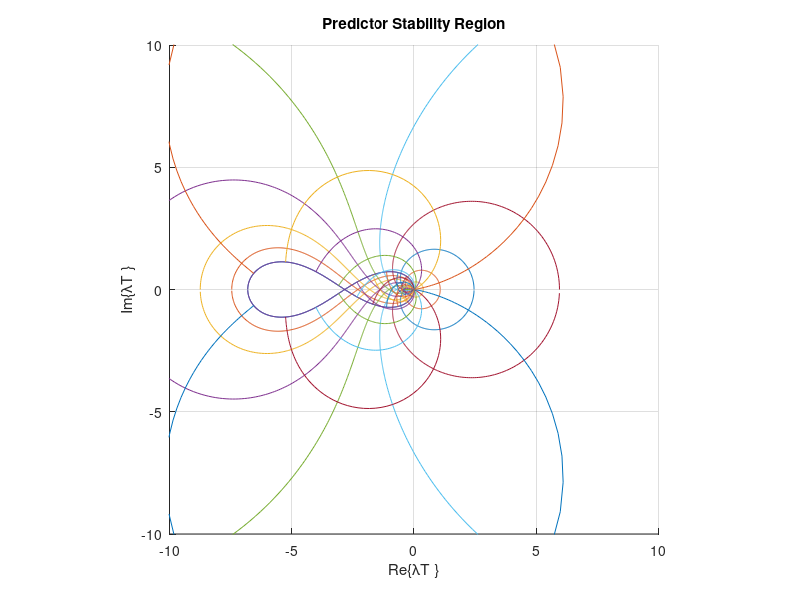

This figure's MATLAB source:
% Midterm Exam: System Simulation
% Written by Josh Humphrey
% Problem 2

Nr=10;
Nt=21;
animate=0;
rvec=linspace(1,Nr,Nr)/Nr;

theta=linspace(-pi,pi,1001);
theta=theta(1:length(theta)-1);
z=1*exp(1i*theta);

b0 = (6/17);
b1 = (11/17);
b2 = (0);
w = (z.^2-z)./(b2*z.^2+b1*z+b0);
xlow = -10;
xhigh = 10;
ylow = -10;
yhigh = 10;

for m=1:Nr
    z=rvec(Nr-m+1)*exp(1i*theta);
    w = (z.^2-z)./(b1*z+b0);
    hold on
    plot(real(w),imag(w))
    hold off
    title(['Predictor Stability Region; r=',num2str(rvec(m))])
    xlabel('Re\{{\lambda}T \}')
    ylabel('Im\{{\lambda}T \}')
    axis([xlow xhigh ylow yhigh])
    axis square
    grid on
    pause(0.5)
end

tvec=linspace(0,Nt-1,Nt)*(2*pi)/Nt;
rho=linspace(0,1,101);
z=1*exp(1i*theta);
w = (z.^2-z)./(b2*z.^2+b1*z+b0);
hold on
    plot(real(w),imag(w))
hold off

axis([-10 10 -10 10])
axis square
grid on


for m=1:Nt
    z=rho*exp(1i*tvec(m));
    w = (z.^2-z)./(b2*z.^2+b1*z+b0);

    if(animate==1)
        for n=1:length(rho)
            hold on
                plot(real(w(n)),imag(w(n)))
            hold off
            pause(0.01)
        end
    end

    hold on
        plot(real(w),imag(w))
    hold off
    title('Predictor Stability Region')
    xlabel('Re\{{\lambda}T \}')
    ylabel('Im\{{\lambda}T \}')
    axis([xlow xhigh ylow yhigh])
    axis square
    grid on
end
